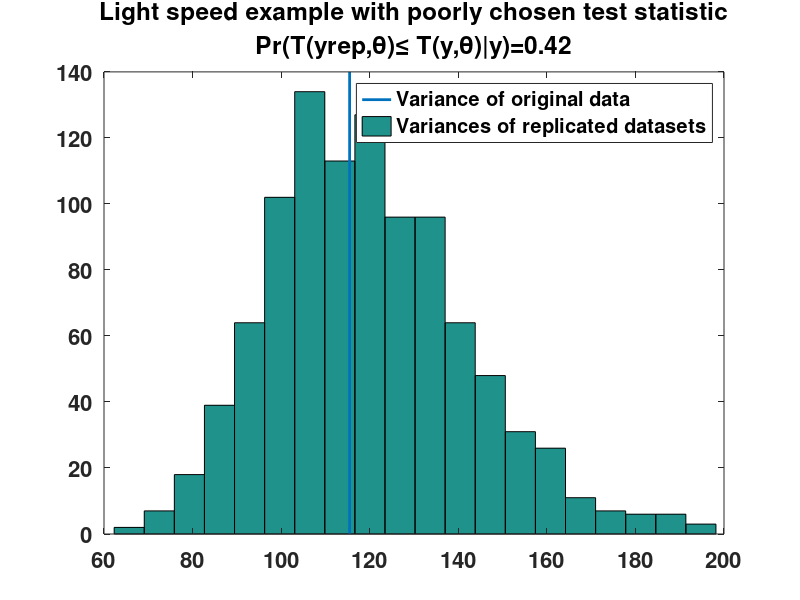

The MATLAB source for this figure:
% Bayesian data analysis
% Aki Vehtari <Aki.Vehtari@aalto.fi>

% Posterior predictive checking
% Light speed example with poorly chosen test statistic

clf
set(gcf,'DefaultLineLineWidth',2)
set(gcf,'DefaultAxesFontSize',16,'DefaultAxesFontWeight','bold')

y=load('light.txt');
% sufficient statistics
n=length(y);
s2=var(y);
s=sqrt(s2);
my=mean(y);

% Second example of replications
for i=1:1000
  pps(:,i)=trnd(n-1,n,1).*sqrt(1+1/n).*s+my;
end
% Use variance as a test statistic
% This is poor choice since it corresponds directly to
% variance parameter in the model which has been fitted
% to the data.
pp=var(pps);
clf
% Plot the distribution of the test statistics (20 = number of bars in histogram)
hist(pp,20);
% Plot the test statistic for the original data set
h1=get(gca,'Children');
h2=line([var(y) var(y)],ylim);
legend([h2 h1],'Variance of original data','Variances of replicated datasets')
title({'Light speed example with poorly chosen test statistic','Pr(T(yrep,\theta)\leq T(y,\theta)|y)=0.42'})

